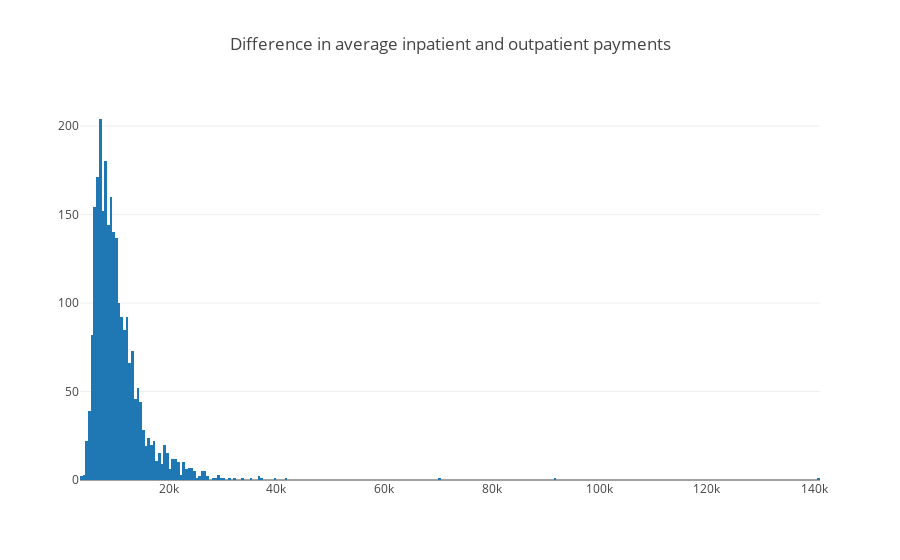

Notebook code for this chart:
### Markdown cell above
**Inference**  
> Florida has the highest gap in number of male vs female beneficiaries with about 30,000 more female beneficiaries  
> Alaska, Purto Rico, Hawaii, Wyoming has the lowest

### 3.3 Difference in Average Inpatient payment and Average Outpatient payments

### Code cell
query3_a = """SELECT provider_id, avg(average_total_payments) as average_outpatient_payments
FROM `bigquery-public-data.cms_medicare.outpatient_charges_2014` group by provider_id;"""
outp = medicare.query_to_pandas_safe(query3_a)

query3_b = """SELECT provider_id, avg(average_total_payments) as average_inpatient_payments
FROM `bigquery-public-data.cms_medicare.inpatient_charges_2014` group by provider_id;"""
inp = medicare.query_to_pandas_safe(query3_b)

merged = outp.merge(inp, on="provider_id", how = 'inner')
merged["difference"] = merged["average_inpatient_payments"] - merged['average_outpatient_payments']

tracex = go.Histogram(x = merged["difference"]) 
fig = go.Figure(data = [tracex])
fig['layout'].update(height=400, showlegend=False, title="Difference in average inpatient and outpatient payments");
iplot(fig, filename='simple-subplot');

### Figure 1 — Plotly figure (JSON) as saved in the notebook; plotly's stock layout.template omitted (floating-point values rounded to 4 significant figures; data arrays with more than 128 entries replaced by an {"elided": "..."} marker saying what was removed)
{"data": [{"type": "histogram", "uid": "0480ec56-fda7-11eb-9659-0242ac130202", "x": {"elided": "2535 float values"}}], "layout": {"autosize": true, "showlegend": false, "title": {"text": "Difference in average inpatient and outpatient payments"}, "xaxis": {"autorange": true, "range": [3500, 141000], "type": "linear"}, "yaxis": {"autorange": true, "range": [0, 214.7]}}}
